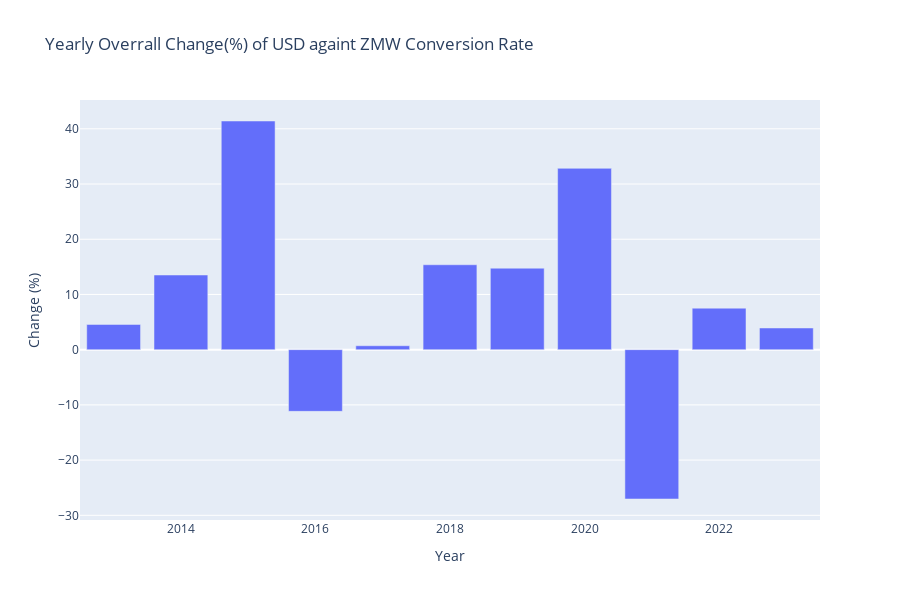

The notebook cell saved with this chart:
### Markdown cell above
Calculating the percentage growth/change of the USD/ZMW over the past 10 years

### Code cell
yearly_rate_change = data.groupby('Year').agg({'Selling rate': lambda x: (x.iloc[-1]-x.iloc[0])/x.iloc[-1]*100})

fig = go.Figure()
fig.add_trace(go.Bar(x=yearly_rate_change.index,
                     y=yearly_rate_change['Selling rate'],
                     name='Yearly Change'))

fig.update_layout(title="Yearly Overrall Change(%) of USD againt ZMW Conversion Rate",
                  xaxis_title="Year",
                  yaxis_title="Change (%)",
                  width=900,
                  height=600)

pio.show(fig)

### Figure 1 — Plotly figure (JSON) as saved in the notebook; plotly's stock layout.template omitted (floating-point values rounded to 4 significant figures)
{"data": [{"name": "Yearly Change", "type": "bar", "x": [2013, 2014, 2015, 2016, 2017, 2018, 2019, 2020, 2021, 2022, 2023], "y": [4.566, 13.52, 41.41, -11.17, 0.7086, 15.38, 14.75, 32.84, -27.05, 7.517, 3.926]}], "layout": {"height": 600, "title": {"text": "Yearly Overrall Change(%) of USD againt ZMW Conversion Rate"}, "width": 900, "xaxis": {"title": {"text": "Year"}}, "yaxis": {"title": {"text": "Change (%)"}}}}
